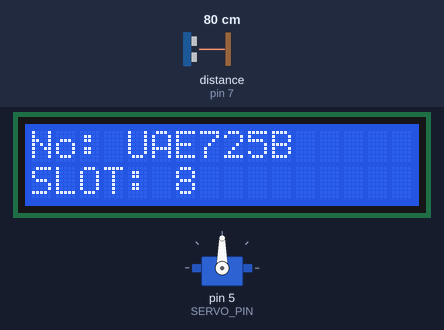
A sketch run on a simulated Arduino Uno, built with avr-gcc and run on an emulated ATmega328P. On the bench: 16×2 character LCD, servo. The test bench sets the inputs (shaded band); at power-on: distance to the obstacle (sensor on pin 7) 80 cm. The echo pulse lasts 58.3 µs per cm; random numbers use the default seed unless the sketch sets one; what the sketch prints to the serial monitor is not drawn.

Above: at 1.3 s.
1.4 s: distance to the obstacle (sensor on pin 7) set to 93 cm
2.9 s: distance to the obstacle (sensor on pin 7) set to 101 cm
At 4.4 s:
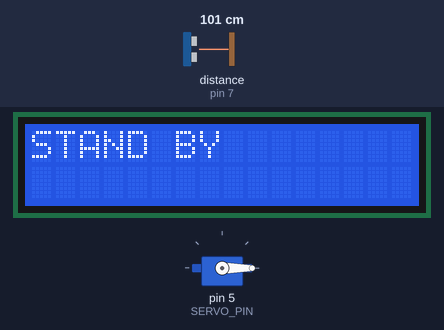
4.7 s: distance to the obstacle (sensor on pin 7) set to 2 cm
At 6.3 s:
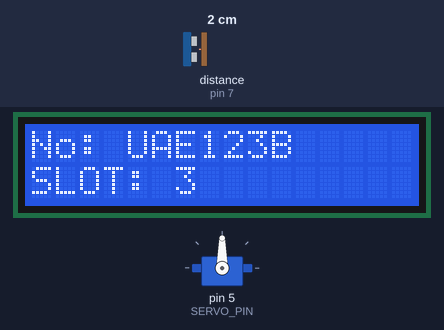
6.6 s: distance to the obstacle (sensor on pin 7) set to 120 cm
At 7.3 s:
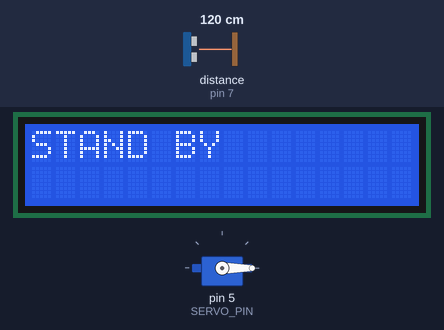
Timing chart, 0 to 9.4 s (numbered marks = the images above; inputs shaded):
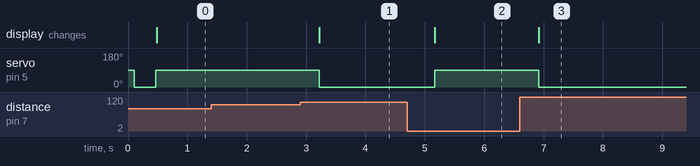

Measured:
- the behaviour switches between 97 and 98 cm on distance to the obstacle (sensor on pin 7) (found by bisection; images 0 and 1)
- after the input at 1.4 s, every drawn part: stays the same
- after the input at 2.9 s, servo on pin 5 (SERVO_PIN): 90° → 0° after 0.32 s; the display: changes after 0.32 s (image 1)
- after the input at 4.7 s, servo on pin 5 (SERVO_PIN): 0° → 90° after 0.47 s; the display: changes after 0.47 s (image 2)
- after the input at 6.6 s, servo on pin 5 (SERVO_PIN): 90° → 0° after 0.32 s; the display: changes after 0.32 s (image 3)

The sketch:

sketch_apr17a.ino
```cpp
#include <SoftwareSerial.h>
#include <NewPing.h>
#include <Ultrasonic.h>
#include <Servo.h>
#include <LiquidCrystal_I2C.h>
#include <SPI.h>
#include <SD.h>

#define PIN_TEST 11
#define SERVO_PIN 5
#define USRANGER_PIN 12
#define TRIGGER_PIN 6
#define ECHO_PIN 7
#define MAX_DISTANCE 400
#define RXD 2
#define TXD 3
#define SD_CS 10

LiquidCrystal_I2C lcd(0x27, 16, 2);
Servo gateServo;
NewPing sonar(TRIGGER_PIN, ECHO_PIN, MAX_DISTANCE);
SoftwareSerial wirelessSerial(RXD, TXD);
File sdFile;
String files;

Ultrasonic ranger(10);

struct Parking {
  String license;
  int parkingSpot;
  long entryTime;
  long exitTime;
};

struct Parking entry;

void setup() {
  // put your setup code here, to run once:
  Serial.begin(9600);
  Serial.println("SD initialization done.");

  lcd.init();
  gateServo.attach(SERVO_PIN);
  lcd.backlight();
  lcd.print("WELCOME!");
  lcd.setCursor(0, 1);
  lcd.print("Wait for allocation");
  Serial.println("Entry toll serial logs: \n");
  wirelessSerial.begin(19200);
  wirelessSerial.print("THIS IS A SIMULATED CAMERA");
  gateServo.write(0);
}

void loop() {

  readSonar();
  // readFile();
}

void readFile() {
  sdFile = SD.open("test.txt", FILE_WRITE);

  // if the file opened okay, write to it:
  if (sdFile) {
    Serial.print("Writing to test.txt...");
    sdFile.println("testing 1, 2, 3.");
    // close the file:
    sdFile.close();
    Serial.println("done.");
  } else {
    // if the file didn't open, print an error:
    Serial.println("error opening test.txt");
  }

  sdFile = SD.open("test.txt");
  if (sdFile) {
    Serial.println("test.txt:");

    // read from the file until there's nothing else in it:
    while (sdFile.available()) {
      Serial.write(sdFile.read());
    }
    // close the file:
    sdFile.close();
  } else {
    // if the file didn't open, print an error:
    Serial.println("error opening test.txt");
  }
}

void readSonar() {
  long distance = sonar.ping_cm();

  if (distance <= 100) {
    Serial.println("Car has been detected >> ");
    Serial.print("Distance = ");
    Serial.println(distance);
    Serial.println();

    if (readCameraSerial()) {
      lcd.clear();
      lcd.setCursor(0, 0);
      lcd.print("No: " + entry.license);
      lcd.setCursor(0, 1);
      lcd.print("SLOT: " + String(entry.parkingSpot));
      Serial.println("OPENING GATE");
      while (sonar.ping_cm() < 100) {
        gateServo.write(90);
      }
    }
  }
  delay(300);
  Serial.print("CLOSING GATE");
  lcd.clear();
  lcd.setCursor(0, 0);
  lcd.print("STAND BY");
  Serial.println();
  gateServo.write(0);
}

bool readCameraSerial() {
  Serial.println("Reading camera values");
  wirelessSerial.println("Generating random License plate");
  delay(300);
  wirelessSerial.println();
  String input = "UAE" + String(random(100,999)) + "B";

  if (!validateLicense(input)) {
    Serial.print(input);
    wirelessSerial.print("INVALID LICENSE !!  \t\t TRY AGAIN");
    wirelessSerial.println();
    delay(300);
    readCameraSerial();
  }
  entry.license = input;
  entry.parkingSpot = random(1, 10);
  entry.entryTime = millis();
  entry.exitTime = 0;

  return true;
}

bool validateLicense(String license) {
  if (license.length() != 7) {
    wirelessSerial.print("INVALID LENGTH : " + String(license.length()) );
    return false;
  }
  // if (!isAlpha(license.charAt(6))) {
  //   wirelessSerial.print("INVALID END: " + license.charAt(6));
  //   return false;
  // }
  // if (!isDigit(license.charAt(2))) {
  //   wirelessSerial.print("INVALID MID: " + license.charAt(2));
  //   return false;
  // }

  return true;
}
```
